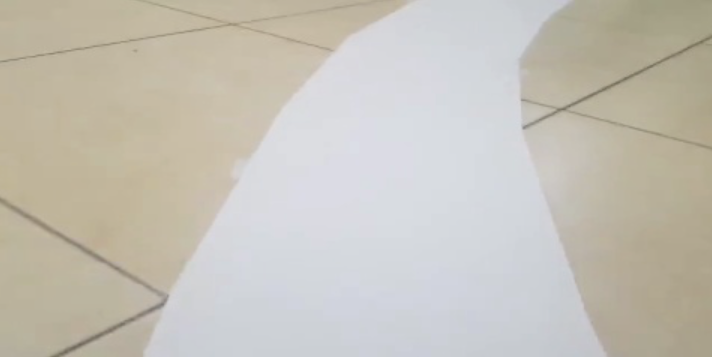
#> input picture Dashboard/image.jpg, 1424 x 714 px (shown at 1/2 size)
$ python -i dashboard.py   (imports and definitions only)
#> lines starting #> are read from the running program, lines starting #| are printed output that depends on the picture; after the words box and inside, x2 and y2 are one past the last pixel; in counts of white or black regions, pixels touching at a corner belong together
from flask import Flask, Response, render_template, request, jsonify, send_file
import cv2
import numpy as np
from io import BytesIO

# [1 line not run here, left out]

# Global variables
curveList = []
avgVal = 10
lane_center = 120  # Center of the lane in the image (can be adjusted as per the lane position)

def thresholding(img):
    imgHsv = cv2.cvtColor(img, cv2.COLOR_BGR2HSV)
    lowerWhite = np.array([80, 0, 0])
    upperWhite = np.array([255, 160, 255])
    maskWhite = cv2.inRange(imgHsv, lowerWhite, upperWhite)
    return maskWhite

def warpImg(img, points, w, h, inv=False):
    pts1 = np.float32(points)
    pts2 = np.float32([[0, 0], [w, 0], [0, h], [w, h]])
    if inv:
        matrix = cv2.getPerspectiveTransform(pts2, pts1)
    else:
        matrix = cv2.getPerspectiveTransform(pts1, pts2)
    imgWarp = cv2.warpPerspective(img, matrix, (w, h))
    return imgWarp

def nothing(a):
    pass


def valTrackbars(wT=480, hT=240):
    widthTop = 0
    heightTop = 80
    widthBottom = 20
    heightBottom = 255
    points = np.float32([(widthTop, heightTop), (wT - widthTop, heightTop),
                         (widthBottom, heightBottom), (wT - widthBottom, heightBottom)])
    return points

def drawPoints(img, points):
    for x in range(4):
        cv2.circle(img, (int(points[x][0]), int(points[x][1])), 15, (0, 0, 255), cv2.FILLED)
    return img

def getHistogram(img, minPer=0.1, display=True, region=1):
    if region == 1:
        histValues = np.sum(img, axis=0)
    else:
        histValues = np.sum(img[img.shape[0] // region:, :], axis=0)

    maxValue = np.max(histValues)
    minValue = minPer * maxValue

    indexArray = np.where(histValues >= minValue)
    basePoint = int(np.average(indexArray))

    imgHist = np.zeros((img.shape[0], img.shape[1], 3), np.uint8)
    for x, intensity in enumerate(histValues):
        line_end_y = max(0, img.shape[0] - (intensity // 255 // region))
        cv2.line(imgHist, (x, img.shape[0]), (x, line_end_y), (255, 0, 255), 1)
    cv2.circle(imgHist, (basePoint, img.shape[0]), 20, (0, 255, 255), cv2.FILLED)
    return basePoint, imgHist

# [30 lines left out: function stackImages, not called in this run]

def calculateSteeringAdjustment(curve):
    global lane_center
    steeringAdjustment = lane_center + curve * 50
    return steeringAdjustment

def getLaneCurve(img):
    global lane_center

    imgCopy = img.copy()
    imgResult = img.copy()

    imgThres = thresholding(img)

    hT, wT, c = img.shape
    points = valTrackbars()

    imgWarp = warpImg(imgThres, points, wT, hT)
    imgWarpPoints = drawPoints(imgCopy, points)

    middlePoint, imgHist = getHistogram(imgWarp, minPer=0.05, display=True, region=4)
    curveAveragePoint, imgHist = getHistogram(imgWarp, display=True, minPer=0.9)
    curveRaw = curveAveragePoint - middlePoint

    curveList.append(curveRaw)
    if len(curveList) > avgVal:
        curveList.pop(0)
    curve = int(sum(curveList) / len(curveList))

    imgInvWarp = warpImg(imgWarp, points, wT, hT, inv=True)
    imgInvWarp = cv2.cvtColor(imgInvWarp, cv2.COLOR_GRAY2BGR)
    imgInvWarp[0:hT // 3, 0:wT] = 0, 0, 0

    imgLaneColor = np.zeros_like(img)
    imgLaneColor[:] = 0, 255, 0
    imgLaneColor = cv2.bitwise_and(imgInvWarp, imgLaneColor)

    row_y = 200
    green_color = [0, 255, 0]
    row_pixels = imgLaneColor[row_y, :, :]
    colored_pixels = np.where(np.all(row_pixels == green_color, axis=-1))[0]

    if len(colored_pixels) > 0:
        min_x = colored_pixels[0]
        max_x = colored_pixels[-1]
        lane_center = (min_x + max_x) / 2.0

    imgResult = cv2.addWeighted(imgResult, 1, imgLaneColor, 1, 0)

    midY = 450
    cv2.line(imgResult, (wT // 2, midY), (wT // 2 + (curve * 3), midY), (255, 0, 255), 5)
    cv2.line(imgResult, ((wT // 2 + (curve * 3)), midY - 25), (wT // 2 + (curve * 3), midY + 25), (0, 255, 0), 5)
    for x in range(-30, 30):
        w = wT // 20
        cv2.line(imgResult, (w * x + int(curve // 50), midY - 10),
                    (w * x + int(curve // 50), midY + 10), (0, 0, 255), 2)

    curve = curve / 100
    if curve > 1:
        curve = 1
    if curve < -1:
        curve = -1

    steeringAdjustment = calculateSteeringAdjustment(curve)
    offset = steeringAdjustment - lane_center

    text = str(abs(offset)) + " Left" if offset < 0 else str(offset) + " Right"
    (text_width, text_height), baseline = cv2.getTextSize(text, cv2.FONT_ITALIC, 1.5, 3)
    x_pos = wT // 2 - text_width // 2
    cv2.putText(imgResult, text, (x_pos, 35), cv2.FONT_ITALIC, 1.5, (0, 255, 0), 3)

    return imgWarpPoints

# [41 lines left out: functions video_stream, index, video_feed, not called in this run]

# [2 lines not run here, left out]

>>> import cv2
>>> picture = cv2.imread('image.jpg')
#> picture is the input picture: shape (714, 1424, 3); mean B, G, R 183.8, 193.4, 197.3
>>> result = getLaneCurve(picture)
#> in thresholding, `imgHsv = cv2.cvtColor(img, cv2.COLOR_BGR2HSV)`: imgHsv: shape (714, 1424, 3); mean H, S, V 58.9, 27.1, 200.7
#> in thresholding, `maskWhite = cv2.inRange(imgHsv, lowerWhite, upperWhite)`:
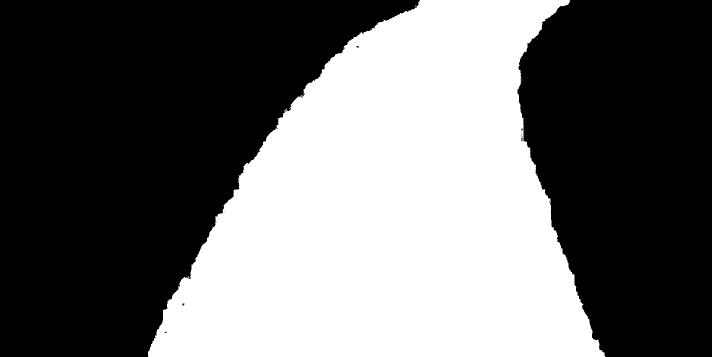
#> maskWhite: shape (714, 1424) (shown at 1/2 size); 41.9% white; 7 white regions (6 under 20 px), largest, box (x1, y1, x2, y2) and area: (296, 0, 1211, 714) 425665
#> in warpImg, `imgWarp = cv2.warpPerspective(img, matrix, (w, h))`: imgWarp: shape (714, 1424); every value is 0
#> in getHistogram, `histValues = np.sum(img[img.shape[0] // region:, :], axis=0)`: histValues = 1424 values from 0 to 0
#> in getHistogram, `maxValue = np.max(histValues)`: maxValue = 0
#> in getHistogram, `basePoint = int(np.average(indexArray))`: basePoint = 711
#> after the loop in getHistogram, `for x, intensity in enumerate(histValues):`: imgHist: shape (714, 1424, 3); every value is 0
#> in getHistogram, `cv2.circle(imgHist, (basePoint, img.shape[0]), 20, (0, 255, 255), cv2...`:
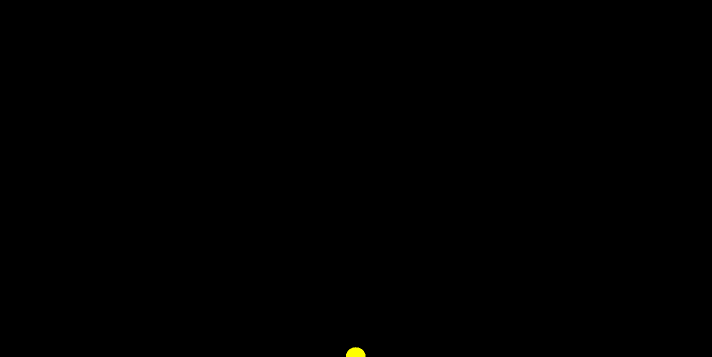
#> imgHist: shape (714, 1424, 3) (shown at 1/2 size); mean of channels 0, 1, 2 0, 0.2, 0.2; drawn as B, G, R
#> in getLaneCurve, `curveRaw = curveAveragePoint - middlePoint`: curveRaw = 0
#> in getLaneCurve, `row_pixels = imgLaneColor[row_y, :, :]`: row_pixels = 1424 rows, first 8: [0, 0, 0], [0, 0, 0], [0, 0, 0], [0, 0, 0], [0, 0, 0], [0, 0, 0], [0, 0, 0], [0, 0, 0]
#> in getLaneCurve, `colored_pixels = np.where(np.all(row_pixels == green_color, axis=-1))[0]`: colored_pixels = empty array
#> in getLaneCurve, `cv2.line(imgResult, (wT // 2, midY), (wT // 2 + (curve * 3), midY), (2..`: imgResult: shape (714, 1424, 3); under 0.01% of pixels changed, all inside (x1, y1, x2, y2) = (709, 447, 716, 454)
#> in getLaneCurve, `cv2.line(imgResult, ((wT // 2 + (curve * 3)), midY - 25), (wT // 2 + (..`: imgResult: shape (714, 1424, 3); mean B, G, R 183.7, 193.4, 197.2
#> after the loop in getLaneCurve, `for x in range(-30, 30):`:
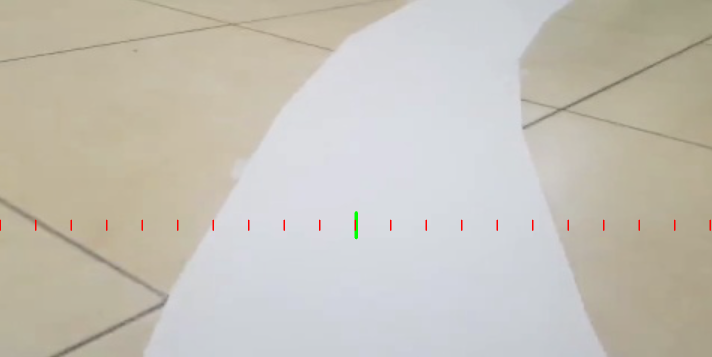
#> imgResult: shape (714, 1424, 3) (shown at 1/2 size); mean B, G, R 183.4, 193.1, 197.3
#> in calculateSteeringAdjustment, `steeringAdjustment = lane_center + curve * 50`: steeringAdjustment = 120
#> in getLaneCurve, `offset = steeringAdjustment - lane_center`: offset = 0
#> in getLaneCurve, `text = str(abs(offset)) + " Left" if offset < 0 else str(offset) + " R..`: text = '0.0 Right'
#> in getLaneCurve, `(text_width, text_height), baseline = cv2.getTextSize(text, cv2.FONT_I..`: text_width = 220; text_height = 34; baseline = 15
#> in getLaneCurve, `x_pos = wT // 2 - text_width // 2`: x_pos = 602
#> in getLaneCurve, `cv2.putText(imgResult, text, (x_pos, 35), cv2.FONT_ITALIC, 1.5, (0, 25..`:
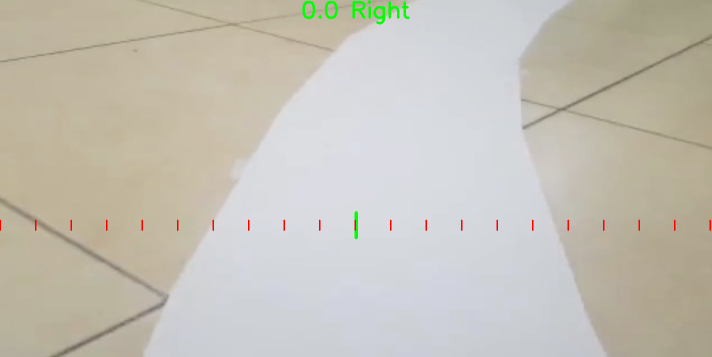
#> imgResult: shape (714, 1424, 3) (shown at 1/2 size); 0.25% of pixels changed, all inside (x1, y1, x2, y2) = (605, 0, 820, 49)
